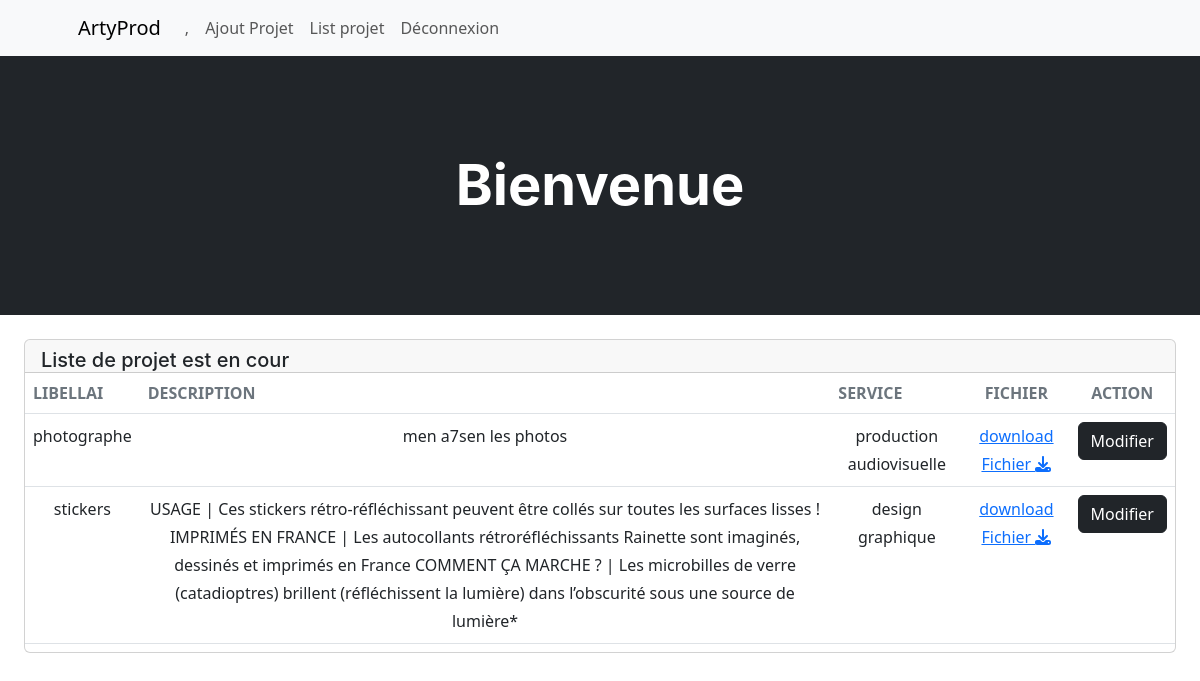
/artyProd/encour/1, run on the app's committed database.
### artyProd/models.py (models this page shows, shortened)
class Projett(models.Model):
    libellai=models.CharField(max_length=100)
    description=models.TextField()
    date_debut=models.DateTimeField(default=datetime.now(), blank=True)
    date_fin= models.DateField(null=True,blank=True)
    acheve=models.CharField(max_length=1)
    fichier=models.FileField(upload_to='photos')
    Service=models.ForeignKey('Service',on_delete=models.CASCADE,null=True)
    Equipe=models.CharField(max_length=25)
    pdf=models.FileField(upload_to='fichier')

class Service(models.Model):
    type=models.CharField(max_length=100)
    decription=models.TextField()
    def __str__(self):
        return self.type

### artyProd/views.py (the view)
# urls.py: path('encour/<int:id>',views.encour, name = 'encour'),
def encour(request,id):
    personne=Projett.objects.filter(Equipe=id)
    return render(request,'artyProd/Encour.html',{'personne':personne,'titel':'n'})

### artyProd/templates/artyProd/Encour.html (shortened to what this page needs)
{% extends "artyProd/base.html" %}
{% block content %}
<br>
    <div class="col-12">
        <div class="card mb-4 mx-4">
            <div class="card-header pb-0">
                <div class="d-flex flex-row justify-content-between">
                    <div>
                        <h5 class="mb-0">Liste de projet est en cour</h5>
                    </div>
                </div>
            </div>
            <div class="card-body px-0 pt-0 pb-2">
                <div class="table-responsive p-0">
                    <table class="table align-items-center mb-0">
                        <thead>
                            <tr>
                                <th class="text-uppercase text-secondary text-xxs font-weight-bolder opacity-7">
                                    Libellai
                                </th>
                                <th class="text-uppercase text-secondary text-xxs font-weight-bolder opacity-7">
                                    description
                                </th>
                                <th class="text-uppercase text-secondary text-xxs font-weight-bolder opacity-7 ps-2">
                                    Service
                                </th>
                                <th class="text-center text-uppercase text-secondary text-xxs font-weight-bolder opacity-7">
                                    fichier
                                </th>
                                <th class="text-center text-uppercase text-secondary text-xxs font-weight-bolder opacity-7">
                                    Action
                                </th>
                            </tr>
                        </thead>
                        <tbody>
                        {% for i in personne %}
                        {% if i.acheve == titel %}
                            <tr>
                                <td class="text-center">
                                    <p class="text-xs font-weight-bold mb-0">{{i.libellai}}</p>
                                </td>
                                <td class="text-center">
                                    <p class="text-xs font-weight-bold mb-0">{{i.description}}</p>
                                </td>
                                <td class="text-center">
                                    <p class="text-xs font-weight-bold mb-0">{{i.Service}}</p>
                                </td>
                                <td class="text-center">
                                    <p class="text-xs font-weight-bold mb-0"><a href="{{i.fichier.url}}" download>download Fichier <i class="fa-solid fa-download"></i></a></p>
                                </td>
                                <td class="text-center">
                                    <a class="btn btn-dark" data-bs-toggle="tooltip" data-bs-original-title="Modifier Projet" href="/artyProd/updateProjet/{{i.id}}">Modifier</a>
                                </td>
                            </tr>
                        {% endif %}
                        {% endfor %}
                        </tbody>
                    </table>
                </div>
            </div>
        </div>
    </div>
{% endblock %}

### data on the page
Projett: libellai "photographe", description "men a7sen les photos", Service "production audiovisuelle"
Projett: libellai "stickers", description "USAGE | Ces stickers rétro-réfléchissant peuvent être collés sur toutes les surfaces lisses ! IMPRIMÉS EN FRANCE | Les autocollants rétroréfléchissants Rainette sont imaginés, dessinés et imprimés en France COMMENT ÇA MARCHE ? | Les microbilles de verre (catadioptres) brillent (réfléchissent la lumière) dans l’obscurité sous une source de lumière*", Service "design graphique"
